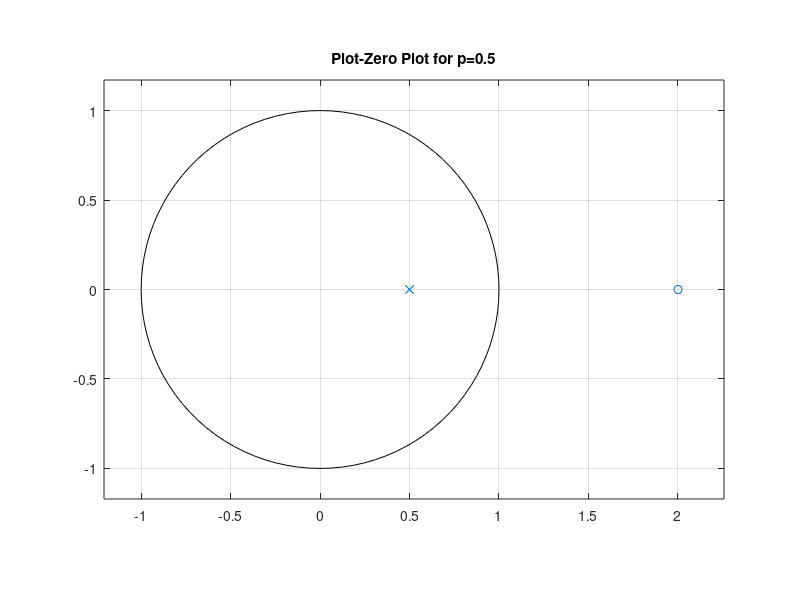
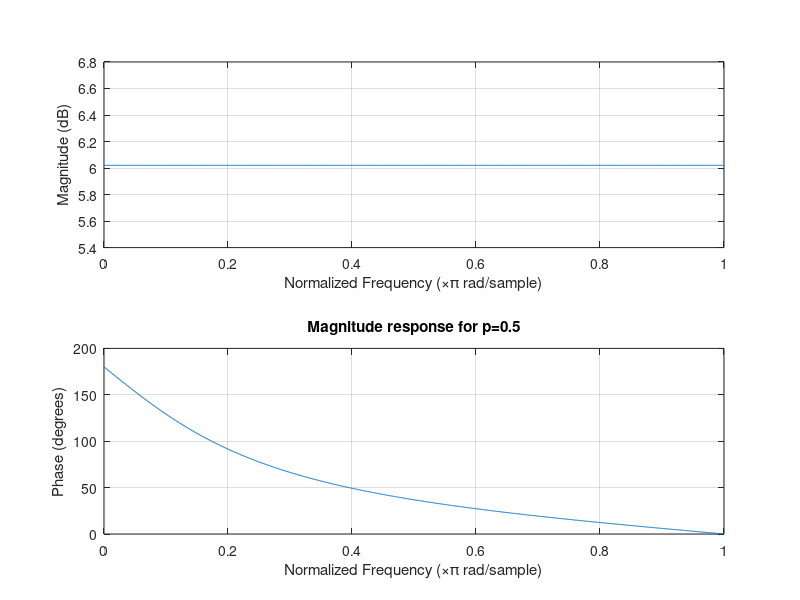
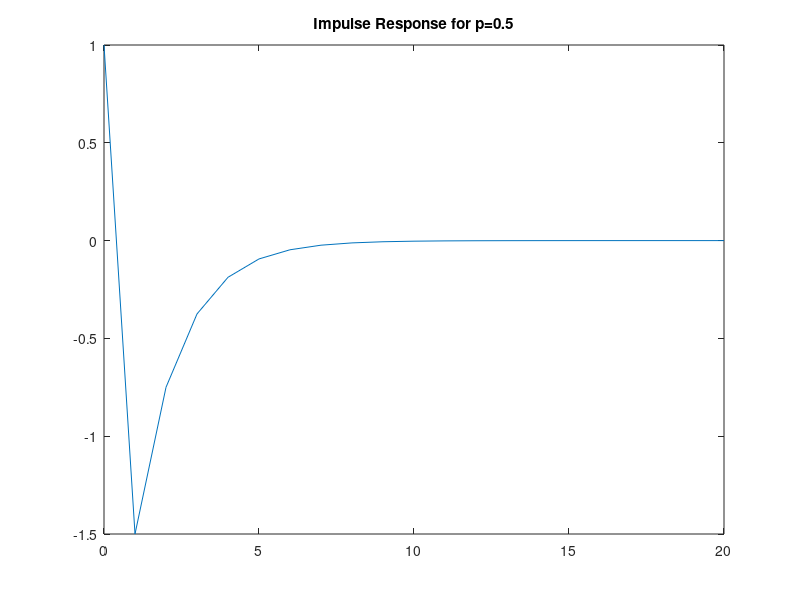

Here is the MATLAB script that generated these plots, in order:
%Parameters
p=0.5;
b = [1 -1/p];
a = [1 -p];
n = 1001;
%Pole-Zero Plot
figure;
zplane(b,a);
title("Plot-Zero Plot for p=0.5"); 
%Frequency Response
figure;
freqz(b,a,n);
title("Magnitude response for p=0.5"); 
%Impulse Response
figure;
[h,t] = impz(b,a);
plot(t, h);
title("Impulse Response for p=0.5"); 
